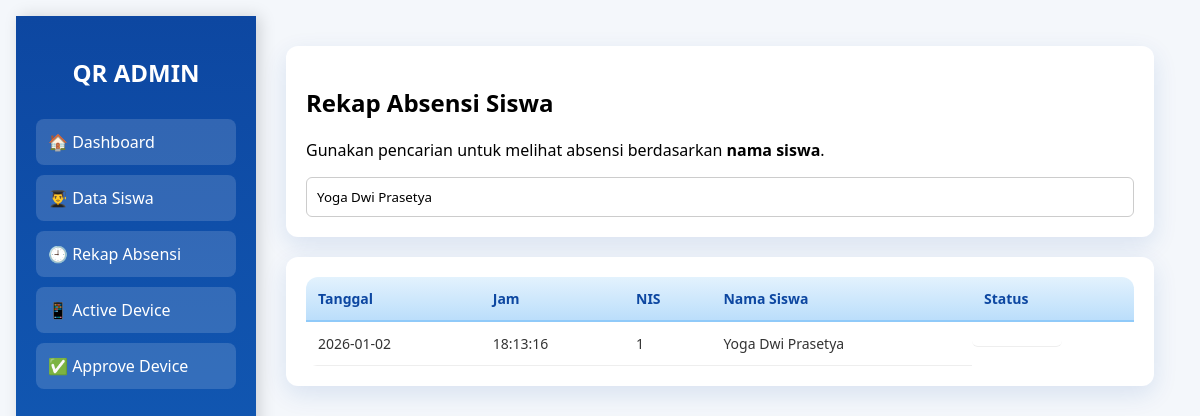
/server/dashboard/absensi.php?cari=Yoga Dwi Prasetya, run on the app's committed database.
### tables this page shows
CREATE TABLE `absensi` (
  `id` int(11) NOT NULL,
  `nis` varchar(20) DEFAULT NULL,
  `tanggal` date DEFAULT NULL,
  `jam` time DEFAULT NULL,
  `status` enum('HADIR','TERLAMBAT') DEFAULT 'HADIR',
  `waktu` datetime DEFAULT NULL,
  `latitude` decimal(10,7) DEFAULT NULL,
  `longitude` decimal(10,7) DEFAULT NULL
);

CREATE TABLE `siswa` (
  `nis` varchar(20) NOT NULL,
  `nama` varchar(100) DEFAULT NULL,
  `kelas` varchar(20) DEFAULT NULL,
  `no_wa_ortu` varchar(20) DEFAULT NULL,
  `password` varchar(255) DEFAULT NULL,
  `password_view` varchar(255) DEFAULT NULL,
  `device_hash` varchar(255) DEFAULT NULL,
  `device_status` enum('active','locked') DEFAULT 'active',
  `status` enum('pending','approved') DEFAULT 'pending'
);

### server/dashboard/absensi.php (the view, shortened to what this page needs)
<?php
include '../koneksi.php';
$cari = isset($_GET['cari']) ? $_GET['cari'] : '';
?>
<!DOCTYPE html>
<html lang="id">
<head>
<link rel="stylesheet" href="style.css">
</head>
<body>
<div class="container">
<div class="sidebar" id="sidebar">
  <h2>QR ADMIN</h2>
  <a href="dashboard.php">🏠 Dashboard</a>
  <a href="siswa.php">👨‍🎓 Data Siswa</a>
  <a href="absensi.php" class="active">🕘 Rekap Absensi</a>
  <a href="active_device.php">📱 Active Device</a>
  <a href="approve_device.php">✅ Approve Device</a>
</div>
<div class="content">
<div class="card">
  <h2>Rekap Absensi Siswa</h2>
  <p>Gunakan pencarian untuk melihat absensi berdasarkan <b>nama siswa</b>.</p>
  <form method="GET">
    <input
      type="text"
      name="cari"
      placeholder="Cari nama siswa..."
      value="<?= htmlspecialchars($cari) ?>"
    >
  </form>
</div>
<div class="card">
<div class="table-wrap">
<table class="table-admin">
  <thead>
    <tr>
      <th>Tanggal</th>
      <th>Jam</th>
      <th>NIS</th>
      <th>Nama Siswa</th>
      <th>Status</th>
    </tr>
  </thead>
  <tbody>
  <?php
  $sql = "
    SELECT
      a.tanggal,
      a.jam,
      a.nis,
      s.nama,
      a.status
    FROM absensi a
    LEFT JOIN siswa s ON a.nis = s.nis
  ";
  if($cari != ''){
    $safe = mysqli_real_escape_string($conn, $cari);
    $sql .= " WHERE s.nama LIKE '%$safe%'";
  }
  $sql .= " ORDER BY a.tanggal DESC, a.jam DESC";
  $q = mysqli_query($conn, $sql) or die(mysqli_error($conn));
  while($a = mysqli_fetch_assoc($q)){
  ?>
    <tr>
      <td><?= $a['tanggal'] ?></td>
      <td><?= $a['jam'] ?></td>
      <td><?= $a['nis'] ?></td>
      <td><?= $a['nama'] ?? '<i>Nama tidak ditemukan</i>' ?></td>
      <td class="status <?= strtolower($a['status']) ?>">
      </td>
    </tr>
  <?php } ?>
  </tbody>
</table>
</div>
</div>
</div>
</div>
</body>
</html>

### server/dashboard/style.css (style rules this page uses)
* { box-sizing:border-box; font-family:Segoe UI, Arial; }
body { margin:0; background:#f4f7fb; padding:16px; }
.card { background:#fff; padding:20px; border-radius:12px; box-shadow:0 8px 25px rgba(13,71,161,.12); margin-bottom:20px; }
input { width:100%; padding:10px; border:1px solid #ccc; border-radius:6px; }
.table-wrap { overflow-x:auto; border-radius:12px; }
table { width:100%; border-collapse:separate; border-spacing:0; min-width:900px; background:#fff; }
thead th { position:sticky; top:0; background:linear-gradient(180deg,#e3f2fd,#bbdefb); color:#0d47a1; font-weight:600; font-size:14px; text-align:left; padding:12px; border-bottom:2px solid #90caf9; z-index:1; }
tbody td { padding:12px; font-size:14px; color:#333; border-bottom:1px solid #eee; vertical-align:middle; }
.container { display:flex; min-height:100vh; }
.sidebar { width:240px; background:linear-gradient(180deg,#0d47a1,#1565c0); padding:20px; box-shadow:4px 0 15px rgba(0,0,0,.15); }
.sidebar h2 { color:#fff; text-align:center; margin-bottom:30px; }
.sidebar a { display:block; padding:12px; margin-bottom:10px; background:rgba(255,255,255,.15); color:#fff; text-decoration:none; border-radius:8px; transition:.3s; }
.content { flex:1; padding:30px; }
.table-admin { width:100%; border-collapse:separate; border-spacing:0; min-width:800px; background:#fff; }
.table-admin thead th { background:linear-gradient(180deg,#e3f2fd,#bbdefb); color:#0d47a1; font-size:14px; font-weight:600; padding:12px; text-align:left; border-bottom:2px solid #90caf9; }
.table-admin tbody td { padding:12px; font-size:14px; border-bottom:1px solid #eee; vertical-align:middle; }
.status { font-weight:600; text-align:center; border-radius:6px; padding:6px 10px; display:inline-block; min-width:90px; }

### data on the page
absensi: tanggal "2026-01-02", jam "18:13:16", nis "1", siswa.nama "Yoga Dwi Prasetya"
